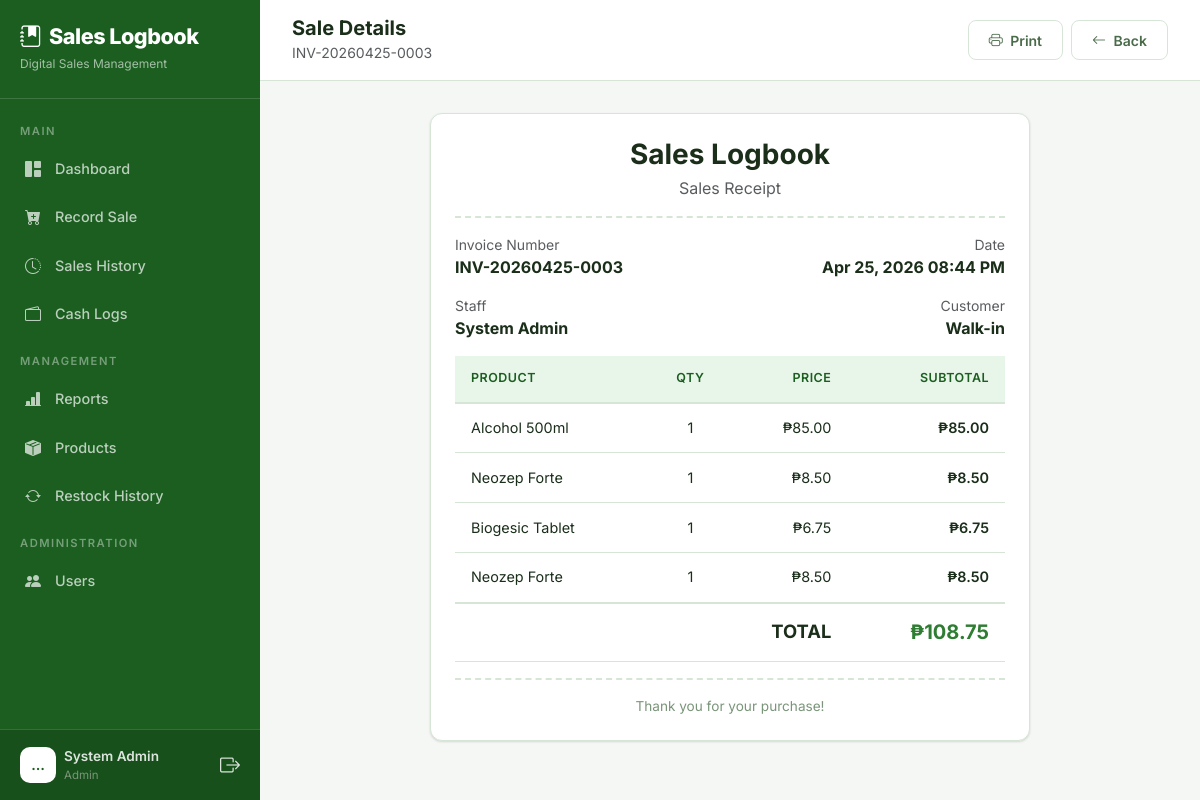
/sales/64/ (signed in), run on the app's committed database.
### core/models.py (models this page shows, shortened)
class User(AbstractUser):
    ROLE_CHOICES = (
        ('admin', 'Admin'),
        ('manager', 'Manager'),
        ('staff', 'Sales Staff'),
    )
    role = models.CharField(max_length=10, choices=ROLE_CHOICES, default='staff')
    phone = models.CharField(max_length=20, blank=True, null=True)

class Sale(models.Model):
    invoice_number = models.CharField(max_length=30, unique=True, editable=False)
    user = models.ForeignKey(User, on_delete=models.SET_NULL, null=True, related_name='sales')
    customer_name = models.CharField(max_length=200, blank=True, null=True)
    notes = models.TextField(blank=True, null=True)
    total_amount = models.DecimalField(max_digits=12, decimal_places=2, default=0)
    date = models.DateTimeField(default=timezone.now)
    created_at = models.DateTimeField(auto_now_add=True)
    class Meta:
        ordering = ['-date']

class SaleItem(models.Model):
    sale = models.ForeignKey(Sale, on_delete=models.CASCADE, related_name='items')
    product = models.ForeignKey(Product, on_delete=models.SET_NULL, null=True, related_name='sale_items')
    product_name = models.CharField(max_length=200)  # Snapshot of product name at time of sale
    quantity = models.PositiveIntegerField(default=1)
    price = models.DecimalField(max_digits=12, decimal_places=2)  # Price at time of sale
    @property
    def line_total(self):
        return self.quantity * self.price

### core/views.py (the view)
# urls.py: path('sales/<int:pk>/', views.sale_detail, name='sale_detail'),
@login_required
def sale_detail(request, pk):
    sale = get_object_or_404(Sale, pk=pk)
    if request.user.role == 'staff' and sale.user != request.user:
        messages.error(request, "You don't have permission to view this sale.")
        return redirect('sales_history')
    return render(request, 'core/sale_detail.html', {'sale': sale})

### core/templates/core/sale_detail.html (shortened to what this page needs)
{% extends "core/base.html" %}
{% load static %}
{% block body %}
{% include "core/partials/sidebar.html" %}
<div class="main-content">
    <div class="top-bar d-flex justify-content-between align-items-center">
        <div class="d-flex align-items-center gap-3">
            <div>
                <h5 class="mb-0 fw-bold">Sale Details</h5>
                <small class="text-muted">{{ sale.invoice_number }}</small>
            </div>
        </div>
        <div class="d-flex gap-2">
            <button class="btn btn-outline-light" onclick="window.print()">
                <i class="bi bi-printer me-1"></i> Print
            </button>
            <a href="{% url 'sales_history' %}" class="btn btn-outline-light">
                <i class="bi bi-arrow-left me-1"></i> Back
            </a>
        </div>
    </div>
    <div class="page-content fade-in">
        <div class="card receipt-card">
            <div class="card-body p-4">
                <div class="receipt-header">
                    <h3 class="text-gradient fw-bold mb-1">Sales Logbook</h3>
                    <p class="text-muted mb-0">Sales Receipt</p>
                </div>
                <div class="row mt-3 mb-3">
                    <div class="col-6">
                        <small class="text-muted d-block">Invoice Number</small>
                        <strong>{{ sale.invoice_number }}</strong>
                    </div>
                    <div class="col-6 text-end">
                        <small class="text-muted d-block">Date</small>
                        <strong>{{ sale.date|date:"M d, Y h:i A" }}</strong>
                    </div>
                </div>
                <div class="row mb-3">
                    <div class="col-6">
                        <small class="text-muted d-block">Staff</small>
                        <strong>{{ sale.user.get_full_name|default:sale.user.username }}</strong>
                    </div>
                    <div class="col-6 text-end">
                        <small class="text-muted d-block">Customer</small>
                        <strong>{{ sale.customer_name|default:"Walk-in" }}</strong>
                    </div>
                </div>
                <div class="table-responsive">
                    <table class="table mb-0">
                        <thead>
                            <tr>
                                <th>Product</th>
                                <th class="text-center">Qty</th>
                                <th class="text-end">Price</th>
                                <th class="text-end">Subtotal</th>
                            </tr>
                        </thead>
                        <tbody>
                            {% for item in sale.items.all %}
                            <tr>
                                <td>{{ item.product_name }}</td>
                                <td class="text-center">{{ item.quantity }}</td>
                                <td class="text-end">₱{{ item.price|floatformat:2 }}</td>
                                <td class="text-end fw-semibold">₱{{ item.line_total|floatformat:2 }}</td>
                            </tr>
                            {% endfor %}
                        </tbody>
                        <tfoot>
                            <tr>
                                <td colspan="3" class="text-end fw-bold" style="font-size: 1.15rem; border-top: 2px solid var(--border-color);">TOTAL</td>
                                <td class="text-end fw-bold text-primary" style="font-size: 1.25rem; border-top: 2px solid var(--border-color);">₱{{ sale.total_amount|floatformat:2 }}</td>
                            </tr>
                        </tfoot>
                    </table>
                </div>
                <div class="receipt-footer">
                    <p class="mb-0">Thank you for your purchase!</p>
                </div>
            </div>
        </div>
    </div>
</div>
{% endblock %}

### core/templates/core/partials/sidebar.html (shortened to what this page needs)
{% load static %}
<nav class="sidebar" id="sidebar">
    <div class="brand">
        <h4><i class="bi bi-journal-bookmark-fill me-2"></i>Sales Logbook</h4>
        <small>Digital Sales Management</small>
    </div>
    <div class="d-flex flex-column" style="height: calc(100% - 85px - 80px);">
        <div class="flex-grow-1 overflow-auto py-2">
            <div class="nav-divider">Main</div>
            <a href="{% url 'dashboard' %}"
                class="nav-link {% if request.resolver_match.url_name == 'dashboard' %}active{% endif %}">
                <i class="bi bi-grid-1x2-fill"></i> Dashboard
            </a>
            <a href="{% url 'record_sale' %}"
                class="nav-link {% if request.resolver_match.url_name == 'record_sale' %}active{% endif %}">
                <i class="bi bi-cart-plus-fill"></i> Record Sale
            </a>
            <a href="{% url 'sales_history' %}"
                class="nav-link {% if request.resolver_match.url_name == 'sales_history' %}active{% endif %}">
                <i class="bi bi-clock-history"></i> Sales History
            </a>
            <a href="{% url 'cash_log_list' %}"
                class="nav-link {% if 'cash_log' in request.resolver_match.url_name %}active{% endif %}">
                <i class="bi bi-wallet2"></i> Cash Logs
            </a>
            {% if request.user.role == 'admin' or request.user.role == 'manager' %}
            <div class="nav-divider">Management</div>
            <a href="{% url 'reports' %}"
                class="nav-link {% if request.resolver_match.url_name == 'reports' %}active{% endif %}">
                <i class="bi bi-bar-chart-line-fill"></i> Reports
            </a>
            <a href="{% url 'product_list' %}"
                class="nav-link {% if request.resolver_match.url_name == 'product_list' or request.resolver_match.url_name == 'product_create' or request.resolver_match.url_name == 'product_edit' %}active{% endif %}">
                <i class="bi bi-box-seam-fill"></i> Products
            </a>
            <a href="{% url 'restock_list' %}"
                class="nav-link {% if 'restock' in request.resolver_match.url_name %}active{% endif %}">
                <i class="bi bi-arrow-repeat"></i> Restock History
            </a>
            {% endif %}
            {% if request.user.role == 'admin' %}
            <div class="nav-divider">Administration</div>
            <a href="{% url 'user_list' %}"
                class="nav-link {% if request.resolver_match.url_name == 'user_list' or request.resolver_match.url_name == 'user_create' or request.resolver_match.url_name == 'user_edit' %}active{% endif %}">
                <i class="bi bi-people-fill"></i> Users
            </a>
            {% endif %}
        </div>
        <div class="user-info">
            <div class="d-flex align-items-center gap-2">
                <div class="avatar">
                    {{ request.user.first_name|default:request.user.username|truncatechars:1|upper }}
                </div>
                <div class="flex-grow-1">
                    <div class="fw-semibold" style="font-size: 0.85rem;">
                        {{request.user.get_full_name|default:request.user.username }}</div>
                    <div style="font-size: 0.72rem; color: var(--text-muted);">{{ request.user.get_role_display }}</div>
                </div>
                <a href="{% url 'logout' %}" class="text-secondary" title="Logout">
                    <i class="bi bi-box-arrow-right fs-5"></i>
                </a>
            </div>
        </div>
    </div>
</nav>

### static/css/style.css (style rules this page uses)
:root { --primary: #2e7d32; --primary-light: #43a047; --primary-dark: #1b5e20; --primary-subtle: #e8f5e9; --accent: #388e3c; --success: #2e7d32; --warning: #e65100; --danger: #c62828; --info: #1565c0; --bg-body: #f5f7f5; --bg-sidebar: #1b5e20; --bg-card: #ffffff; --bg-card-hover: #f1f8f1; --bg-input: #ffffff; --bg-glass: rgba(255, 255, 255, 0.95); --border-color: #d7e5d7; --text-primary: #1a2e1a; --text-secondary: #4a6b4a; --text-muted: #7a957a; --text-on-primary: #ffffff; --shadow: 0 1px 3px rgba(0, 0, 0, 0.08), 0 1px 2px rgba(0, 0, 0, 0.06); --shadow-lg: 0 4px 12px rgba(0, 0, 0, 0.1), 0 2px 4px rgba(0, 0, 0, 0.06); }
* { font-family: 'Inter', -apple-system, BlinkMacSystemFont, sans-serif; }
body { background-color: var(--bg-body); color: var(--text-primary); min-height: 100vh; }
.sidebar { width: 260px; min-height: 100vh; background: var(--bg-sidebar); position: fixed; top: 0; left: 0; z-index: 1000; transition: transform 0.3s ease; overflow-y: auto; }
.sidebar .brand { padding: 1.5rem 1.25rem; border-bottom: 1px solid rgba(255, 255, 255, 0.15); }
.sidebar .brand h4 { font-weight: 800; letter-spacing: -0.5px; margin: 0; font-size: 1.35rem; color: #ffffff; }
.sidebar .brand small { color: rgba(255, 255, 255, 0.6); font-size: 0.75rem; font-weight: 400; }
.sidebar .nav-link { color: rgba(255, 255, 255, 0.7); padding: 0.7rem 1.25rem; display: flex; align-items: center; gap: 0.75rem; font-size: 0.9rem; font-weight: 500; transition: all 0.2s ease; border-left: 3px solid transparent; margin: 2px 0; }
.sidebar .nav-link i { width: 20px; text-align: center; font-size: 1rem; }
.sidebar .nav-divider { padding: 0.5rem 1.25rem 0.25rem; font-size: 0.7rem; text-transform: uppercase; letter-spacing: 1.5px; color: rgba(255, 255, 255, 0.4); font-weight: 600; margin-top: 0.5rem; }
.sidebar .user-info { padding: 1rem 1.25rem; border-top: 1px solid rgba(255, 255, 255, 0.15); position: absolute; bottom: 0; width: 100%; background: rgba(0, 0, 0, 0.15); }
.sidebar .user-info .avatar { width: 36px; height: 36px; background: #ffffff; color: var(--primary-dark); border-radius: 10px; display: flex; align-items: center; justify-content: center; font-weight: 700; font-size: 0.85rem; }
.sidebar .user-info, .sidebar .user-info * { color: rgba(255, 255, 255, 0.85); }
.sidebar .user-info a { color: rgba(255, 255, 255, 0.6); }
.main-content { margin-left: 260px; min-height: 100vh; padding: 0; }
.top-bar { padding: 1rem 2rem; background: #ffffff; border-bottom: 1px solid var(--border-color); position: sticky; top: 0; z-index: 100; }
.top-bar h5 { color: var(--text-primary); }
.top-bar small { color: var(--text-muted); }
.page-content { padding: 2rem; }
.card { background: var(--bg-card); border: 1px solid var(--border-color); border-radius: 12px; box-shadow: var(--shadow); transition: all 0.3s ease; }
.card-body { padding: 1.5rem; }
.table { color: var(--text-primary); --bs-table-bg: transparent; --bs-table-hover-bg: var(--bg-card-hover); --bs-table-striped-bg: #f7faf7; }
.table thead th { background: var(--primary-subtle); border-bottom: 2px solid var(--border-color); color: var(--primary-dark); font-size: 0.78rem; font-weight: 600; text-transform: uppercase; letter-spacing: 0.5px; padding: 0.85rem 1rem; white-space: nowrap; }
.table td { padding: 0.85rem 1rem; border-color: var(--border-color); vertical-align: middle; font-size: 0.9rem; color: var(--text-primary); }
.table tbody tr { transition: background-color 0.15s ease; }
.btn { border-radius: 8px; font-weight: 600; font-size: 0.875rem; padding: 0.55rem 1.25rem; transition: all 0.2s ease; border: none; }
.btn-outline-light { border: 1px solid var(--border-color); color: var(--text-secondary); background: #ffffff; }
.text-gradient { color: var(--primary-dark); font-weight: 800; }
.text-primary { color: var(--primary) !important; }
.fade-in { animation: fadeIn 0.4s ease; }
.receipt-card { max-width: 600px; margin: 0 auto; }
.receipt-header { text-align: center; padding-bottom: 1rem; border-bottom: 2px dashed var(--border-color); margin-bottom: 1rem; }
.receipt-footer { text-align: center; padding-top: 1rem; border-top: 2px dashed var(--border-color); margin-top: 1rem; color: var(--text-muted); font-size: 0.85rem; }
strong { color: var(--text-primary); }
.fw-semibold, .fw-bold { color: var(--text-primary); }
.table .fw-bold { color: var(--text-primary); }

### data on the page
User: user.first_name "…", user.get_full_name "System Admin", user.role "Admin"
Sale: invoice_number "INV-20260425-0003", date "Apr 25, 2026 08:44 PM", user.get_full_name "System Admin", customer_name "Walk-in", total_amount "108.75"
SaleItem: product_name "Alcohol 500ml", quantity "1", price "85.00", line_total "85.00"
SaleItem: product_name "Neozep Forte", quantity "1", price "8.50", line_total "8.50"
SaleItem: product_name "Biogesic Tablet", quantity "1", price "6.75", line_total "6.75"
SaleItem: product_name "Neozep Forte", quantity "1", price "8.50", line_total "8.50"
